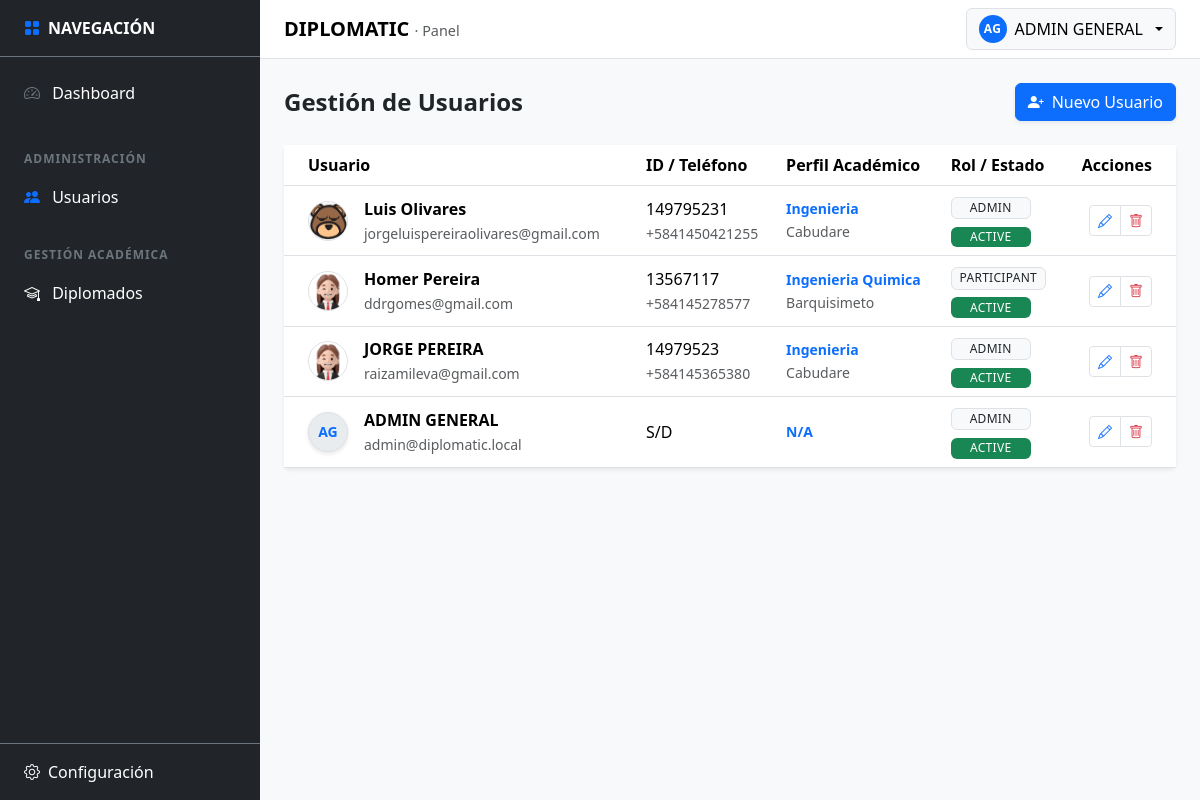
The app's page /users (signed in) with its own data.
### tables this page shows
CREATE TABLE `tbl_users` (
  `id` int(10) UNSIGNED NOT NULL,
  `user_type` enum('INTERNAL','PARTICIPANT') NOT NULL DEFAULT 'INTERNAL',
  `status` enum('ACTIVE','SUSPENDED','INACTIVE') NOT NULL DEFAULT 'ACTIVE',
  `first_name` varchar(100) NOT NULL,
  `last_name` varchar(100) NOT NULL,
  `email` varchar(190) NOT NULL,
  `role` varchar(60) DEFAULT 'PARTICIPANT',
  `phone` varchar(30) DEFAULT NULL,
  `document_id` varchar(30) DEFAULT NULL,
  `address` text DEFAULT NULL,
  `provenance` varchar(150) DEFAULT NULL,
  `undergraduate_degree` varchar(150) DEFAULT NULL,
  `avatar` varchar(255) DEFAULT 'default_avatar.png',
  `password_hash` varchar(255) NOT NULL,
  `last_login_at` datetime DEFAULT NULL,
  `created_at` datetime NOT NULL DEFAULT current_timestamp(),
  `updated_at` datetime NOT NULL DEFAULT current_timestamp() ON UPDATE current_timestamp(),
  `profile_complete` tinyint(1) DEFAULT 0
);

### app/core/Controller.php (called while the page is built, shortened)
<?php
abstract class Controller
{
  protected function view(string $viewPath, array $data = []): void
  {
    View::render($viewPath, $data);
  }
}

### app/controllers/UsersController.php (called while the page is built, shortened)
<?php
final class UsersController extends Controller
{
    public function index(): void
    {
        $userModel = new UserModel();
        try {
            $db = (new Database())->getConnection();
            $stmt = $db->query("SELECT role_key, name FROM tbl_roles WHERE status = 'ACTIVE' ORDER BY level DESC");
            $roles = $stmt->fetchAll();
        } catch (\Exception $e) {
            $roles = [];
        }
        $this->view('users/index', [
            'users' => $userModel->getAll(),
            'roles' => $roles
        ]);
    }
}

### app/core/Router.php (called while the page is built, shortened)
<?php
final class Router
{
  private array $routes = [
    'GET' => [],
    'POST' => [],
  ];
  public function get(string $path, array $handler): void
  {
    $this->routes['GET'][$this->normalize($path)] = $handler;
  }
  public function post(string $path, array $handler): void
  {
    $this->routes['POST'][$this->normalize($path)] = $handler;
  }
  public function dispatch(): void
  {
    $method = $_SERVER['REQUEST_METHOD'] ?? 'GET';
    $uri = parse_url($_SERVER['REQUEST_URI'] ?? '/', PHP_URL_PATH) ?? '/';
    $basePath = $this->detectBasePath();
    $path = $this->normalize(str_replace($basePath, '', $uri) ?: '/');
    $handler = $this->routes[$method][$path] ?? null;
    [$class, $action] = $handler;
    $controller = new $class();
    $controller->$action();
  }
  private function normalize(string $path): string
  {
    $path = '/' . trim($path, '/');
    return $path === '//' ? '/' : $path;
  }
  private function detectBasePath(): string
  {
    $scriptName = $_SERVER['SCRIPT_NAME'] ?? '';
    $dir = str_replace('\\', '/', dirname($scriptName));
    return rtrim($dir, '/');
  }
}

### app/core/Bootstrap.php (called while the page is built, shortened)
<?php
final class Bootstrap
{
    public function run(): void
    {
        $router = new Router();
        $router->get('/', [AuthController::class, 'showLogin']);
        $router->post('/login', [AuthController::class, 'doLogin']);
        $router->get('/logout', [AuthController::class, 'logout']);
        $router->get('/dashboard', [DashboardController::class, 'index']);
        $router->get('/profile', [ProfileController::class, 'index']);
        $router->post('/profile/update', [ProfileController::class, 'update']);
        $router->get('/profile/security', [ProfileController::class, 'security']);
        $router->post('/profile/change-password', [ProfileController::class, 'changePassword']);
        $router->get('/settings', [SettingsController::class, 'index']);
        $router->get('/settings/correo', [SettingsEmailController::class, 'index']);
        $router->post('/settings/save-correo', [SettingsEmailController::class, 'save']);
        $router->post('/settings/test-correo', [SettingsEmailController::class, 'test']);
        $router->get('/settings/empresa', [SettingsCompanyController::class, 'index']);
        $router->post('/settings/empresa/save', [SettingsCompanyController::class, 'save']);
        $router->get('/settings/whatsapp', [SettingsWhatsappController::class, 'index']);
        $router->post('/settings/whatsapp/save-template', [SettingsWhatsappController::class, 'saveTemplate']);
        $router->post('/settings/whatsapp/log', [SettingsWhatsappController::class, 'logSend']);
        $router->get('/settings/eventos', [SettingsEventsController::class, 'index']);
        $router->get('/settings/eventos/filter', [SettingsEventsController::class, 'filter']);
        $router->get('/users', [UsersController::class, 'index']);
        $router->post('/users/save', [UsersController::class, 'save']);
        $router->post('/users/delete', [UsersController::class, 'delete']);
        $router->dispatch();
    }
}

### public/index.php (called while the page is built, shortened)
<?php
$app = new \App\Core\Bootstrap();
$app->run();

### app/models/UserModel.php (called while the page is built, shortened)
<?php
class UserModel
{
    private $db;
    public function __construct()
    {
        $this->db = (new Database())->getConnection();
    }
    public function getAll(): array
    {
        $sql = "SELECT * FROM tbl_users WHERE status != 'INACTIVE' ORDER BY created_at DESC";
        return $this->db->query($sql)->fetchAll(PDO::FETCH_ASSOC);
    }
}

### app/views/users/index.php (the view, shortened to what this page needs)
<?php
$basePath = rtrim(str_replace('\\', '/', dirname($_SERVER['SCRIPT_NAME'] ?? '')), '/');
?>
<div class="d-flex justify-content-between align-items-center mb-4">
    <h2 class="h4 fw-bold mb-0">Gestión de Usuarios</h2>
    <button class="btn btn-primary shadow-sm" data-bs-toggle="modal" data-bs-target="#userModal" onclick="resetForm()">
        <i class="bi bi-person-plus-fill me-2"></i>Nuevo Usuario
    </button>
</div>
<div class="card border-0 shadow-sm">
    <div class="card-body p-0">
        <div class="table-responsive">
            <table class="table table-hover align-middle mb-0">
                <thead class="bg-light">
                    <tr>
                        <th class="ps-4">Usuario</th>
                        <th>ID / Teléfono</th>
                        <th>Perfil Académico</th>
                        <th>Rol / Estado</th>
                        <th class="text-end pe-4">Acciones</th>
                    </tr>
                </thead>
                <tbody>
                    <?php foreach ($users as $u): ?>
                    <tr>
                        <td class="ps-4">
                            <div class="d-flex align-items-center gap-3">
                                <?php if (!empty($u['avatar']) && $u['avatar'] !== 'default_avatar.png'): ?>
                                    <img src="<?= $basePath ?>/assets/img/avatars/<?= htmlspecialchars($u['avatar']) ?>" class="rounded-circle border" width="40" height="40" style="object-fit: cover;">
                                <?php else: ?>
                                    <div class="avatar-circle"><?= strtoupper(substr($u['first_name'] ?? 'U', 0, 1) . substr($u['last_name'] ?? 'N', 0, 1)) ?></div>
                                <?php endif; ?>
                                <div>
                                    <div class="fw-bold"><?= htmlspecialchars($u['first_name'].' '.$u['last_name']) ?></div>
                                    <small class="text-muted"><?= htmlspecialchars($u['email']) ?></small>
                                </div>
                            </div>
                        </td>
                        <td>
                            <div><?= htmlspecialchars($u['document_id'] ?? 'S/D') ?></div>
                            <small class="text-muted"><?= htmlspecialchars($u['phone'] ?? '') ?></small>
                        </td>
                        <td>
                            <div class="small fw-bold text-primary"><?= htmlspecialchars($u['undergraduate_degree'] ?? 'N/A') ?></div>
                            <small class="text-muted"><?= htmlspecialchars($u['provenance'] ?? '') ?></small>
                        </td>
                        <td>
                            <div class="mb-1"><span class="badge bg-light text-dark border"><?= htmlspecialchars($u['role']) ?></span></div>
                            <?php
                                $statusClass = ($u['status'] === 'ACTIVE') ? 'bg-success' : 'bg-warning text-dark';
                            ?>
                            <span class="badge <?= $statusClass ?>"><?= htmlspecialchars($u['status']) ?></span>
                        </td>
                        <td class="text-end pe-4">
                            <div class="btn-group">
                                <button class="btn btn-sm btn-white border" title="Editar" onclick='editUser(<?= json_encode($u) ?>)'>
                                    <i class="bi bi-pencil text-primary"></i>
                                </button>
                                <button class="btn btn-sm btn-white border" title="Desactivar" onclick="deleteUser(<?= $u['id'] ?>)">
                                    <i class="bi bi-trash text-danger"></i>
                                </button>
                            </div>
                        </td>
                    </tr>
                    <?php endforeach; ?>
                </tbody>
            </table>
        </div>
    </div>
</div>

### app/views/topnav.php (shortened to what this page needs)
<?php
$basePath   = rtrim(str_replace('\\', '/', dirname($_SERVER['SCRIPT_NAME'] ?? '')), '/');
$userName   = $_SESSION['user']['name'] ?? 'Usuario';
$userAvatar = $_SESSION['user']['avatar'] ?? 'default_avatar.png';
$initials = '';
if ($userName !== '') {
  $parts = preg_split('/\s+/', trim($userName));
  $initials = strtoupper(substr($parts[0] ?? 'U', 0, 1) . substr($parts[1] ?? '', 0, 1));
  $initials = trim($initials) !== '' ? $initials : 'U';
} else {
  $initials = 'U';
}
$avatarURL  = $basePath . '/assets/img/avatars/' . $userAvatar;
$avatarPath = __DIR__ . '/../../public/assets/img/avatars/' . $userAvatar;
?>
<nav class="navbar dp-topnav bg-white border-bottom sticky-top">
  <div class="container-fluid px-3 px-md-4 d-flex align-items-center justify-content-between">
    <div class="d-flex align-items-center gap-2">
      <a class="navbar-brand fw-bold mb-0" href="<?= htmlspecialchars($basePath) ?>/dashboard">
        DIPLOMATIC <span class="text-muted fw-normal" style="font-size:.9rem;">· Panel</span>
      </a>
    </div>
    <div class="dropdown">
      <button class="btn btn-light border dp-userbtn dropdown-toggle d-flex align-items-center gap-2"
              type="button"
              data-bs-toggle="dropdown"
              aria-expanded="false">
        <?php if ($userAvatar !== 'default_avatar.png' && file_exists($avatarPath)): ?>
            <img src="<?= $avatarURL ?>" class="rounded-circle" style="width: 24px; height: 24px; object-fit: cover;" alt="Avatar">
        <?php else: ?>
            <span class="dp-avatar" aria-hidden="true"><?= htmlspecialchars($initials) ?></span>
        <?php endif; ?>
        <span class="d-none d-sm-inline"><?= htmlspecialchars($userName) ?></span>
      </button>
    </div>
  </div>
</nav>

### public/assets/css/panel.css (style rules this page uses)
:root { --sidebar-width: 260px; }
.dp-topnav { z-index: 1035; }
.dp-userbtn { display: inline-flex; align-items: center; gap: 10px; }
.dp-avatar { width: 28px; height: 28px; border-radius: 999px; background: #0d6efd; color: #fff; display: inline-flex; align-items: center; justify-content: center; font-weight: 700; font-size: 12px; letter-spacing: .5px; }

### public/assets/css/users.css (style rules this page uses)
.badge { min-width: 80px; font-weight: 500; letter-spacing: 0.3px; }
.avatar-circle { width: 40px; height: 40px; background: #0d6efd; color: #fff; display: flex; align-items: center; justify-content: center; border-radius: 50%; font-size: 14px; font-weight: bold; text-transform: uppercase; box-shadow: 0 2px 4px rgba(0,0,0,0.1); }

### app/views/users/index.php (style rules this page uses)
.avatar-circle { width: 40px; height: 40px; background: #e9ecef; color: #0d6efd; display: flex; align-items: center; justify-content: center; border-radius: 50%; font-weight: bold; border: 1px solid #dee2e6; text-transform: uppercase; flex-shrink: 0; }

### records on screen
tbl_users: last_name "AG", first_name+last_name "AG", first_name+last_name "ADMIN GENERAL", email "admin@diplomatic.local", document "S/D", undergraduate_degree "N/A", role "ADMIN", status "ACTIVE"
tbl_users: avatar (picture), first_name+last_name "Luis Olivares", email "jorgeluispereiraolivares@gmail.com", document "149795231", phone "+5841450421255", undergraduate_degree "Ingenieria", provenance "Cabudare", role "ADMIN", status "ACTIVE"
tbl_users: avatar (picture), first_name+last_name "Homer Pereira", email "ddrgomes@gmail.com", document "13567117", phone "+584145278577", undergraduate_degree "Ingenieria Quimica", provenance "Barquisimeto", role "PARTICIPANT", status "ACTIVE"
tbl_users: avatar (picture), first_name+last_name "JORGE PEREIRA", email "raizamileva@gmail.com", document "14979523", phone "+584145365380", undergraduate_degree "Ingenieria", provenance "Cabudare", role "ADMIN", status "ACTIVE"

### other values on screen
$userName "ADMIN GENERAL"
